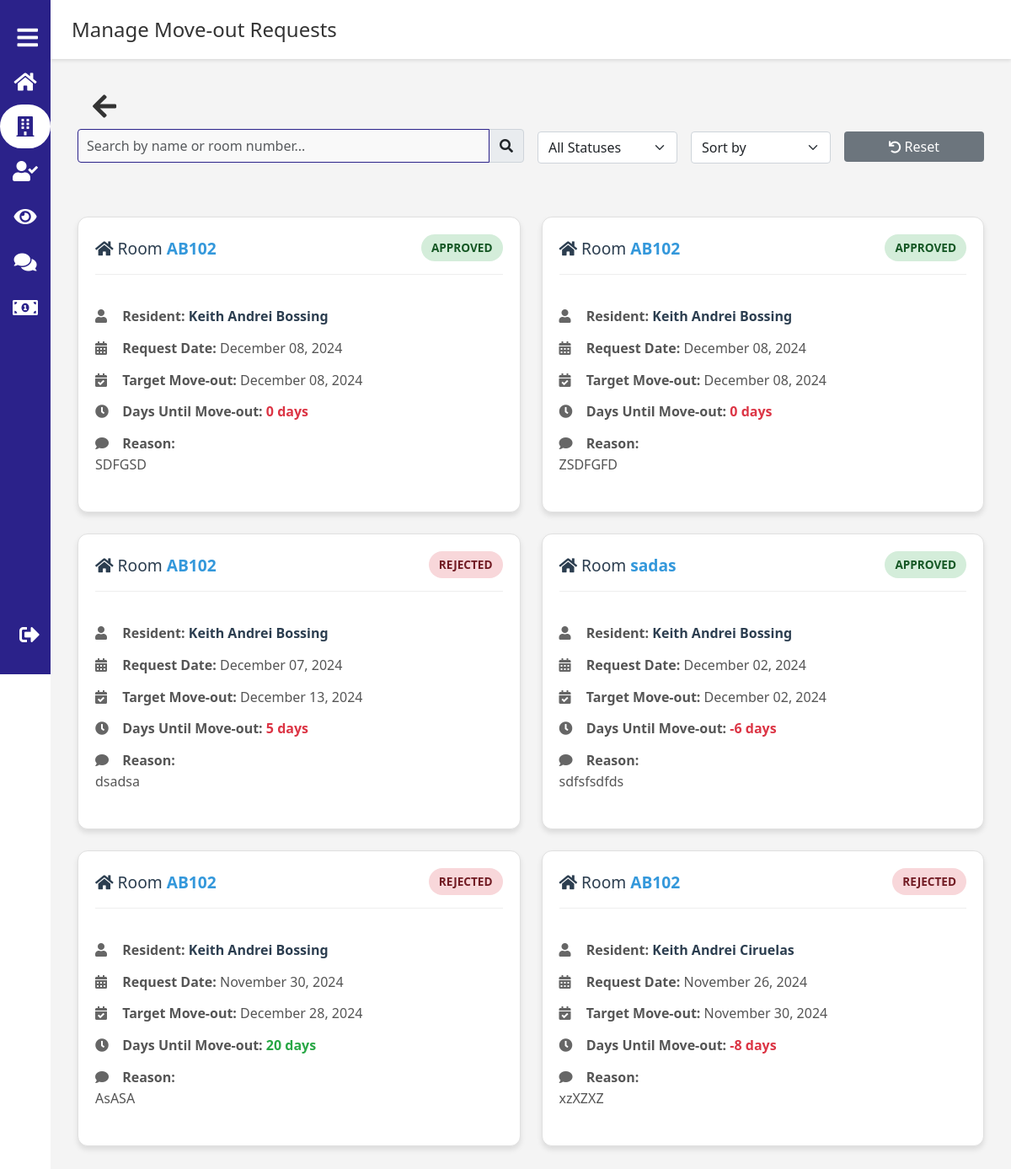
Screenshot of /ProjectSystem/Staff/manage_move_out.php with the database file from the repository.
### tables this page shows
CREATE TABLE `move_out_requests` (
  `request_id` int(11) NOT NULL,
  `user_id` int(11) NOT NULL,
  `room_id` int(11) NOT NULL,
  `reason` text NOT NULL,
  `target_date` date NOT NULL,
  `request_date` datetime NOT NULL,
  `status` enum('pending','approved','rejected') DEFAULT 'pending',
  `admin_remarks` text DEFAULT NULL,
  `processed_date` datetime DEFAULT NULL
);

CREATE TABLE `rooms` (
  `room_id` int(11) NOT NULL,
  `room_number` varchar(50) NOT NULL,
  `room_desc` varchar(255) DEFAULT NULL,
  `room_pic` varchar(255) DEFAULT NULL,
  `room_monthlyrent` decimal(10,2) NOT NULL,
  `capacity` int(11) NOT NULL,
  `status` enum('available','occupied','maintenance') DEFAULT 'available',
  `created_at` timestamp NOT NULL DEFAULT current_timestamp(),
  `archive_status` enum('active','archived') DEFAULT 'active'
);

CREATE TABLE `users` (
  `id` int(11) NOT NULL,
  `fname` varchar(50) NOT NULL,
  `lname` varchar(50) NOT NULL,
  `mi` char(50) DEFAULT NULL,
  `Suffix` varchar(255) DEFAULT NULL,
  `Birthdate` date DEFAULT NULL,
  `age` int(11) NOT NULL,
  `Address` varchar(255) DEFAULT NULL,
  `contact` varchar(15) NOT NULL,
  `sex` enum('Male','Female','Other') NOT NULL,
  `role` enum('General User','Staff') NOT NULL DEFAULT 'General User',
  `email` varchar(100) NOT NULL,
  `password` varchar(255) NOT NULL,
  `created_at` timestamp NOT NULL DEFAULT current_timestamp(),
  `login_time` timestamp NULL DEFAULT NULL,
  `logout_time` timestamp NULL DEFAULT NULL,
  `profile_pic` varchar(255) DEFAULT NULL,
  `status` enum('active','inactive') DEFAULT 'active'
);

### ProjectSystem/Staff/manage_move_out.php (the view, shortened to what this page needs)
<?php
include '../config/config.php';
$where_conditions = [];
$where_clause = !empty($where_conditions) ? " WHERE " . implode(" AND ", $where_conditions) : "";
$sort_column = isset($_GET['sort']) ? $_GET['sort'] : 'request_date';
$sort_order = isset($_GET['order']) ? $_GET['order'] : 'DESC';
$query = "SELECT mor.*,
          u.fname, u.lname,
          r.room_number,
          DATEDIFF(mor.target_date, CURDATE()) as days_until_moveout
          FROM move_out_requests mor
          JOIN users u ON mor.user_id = u.id
          JOIN rooms r ON mor.room_id = r.room_id
          $where_clause
          ORDER BY $sort_column $sort_order";
$stmt = $conn->prepare($query);
$stmt->execute();
$result = $stmt->get_result();
?>
<!DOCTYPE html>
<html lang="en">
<head>
    <link rel="stylesheet" href="../Admin/Css_Admin/style.css">
    <link rel="stylesheet" href="https://cdnjs.cloudflare.com/ajax/libs/font-awesome/5.15.4/css/all.min.css">
    <link href="https://cdn.jsdelivr.net/npm/bootstrap@5.3.0-alpha1/dist/css/bootstrap.min.css" rel="stylesheet">
</head>
<body>
<div class="sidebar" id="sidebar">
        <div class="menu" id="hamburgerMenu">
            <i class="fas fa-bars"></i>
        </div>
        <div class="sidebar-nav">
        <a href="user-dashboard.php" class="nav-link"><i class="fas fa-home"></i><span>Home</span></a>
        <a href="admin-room.php" class="nav-link active"><i class="fas fa-building"></i> <span>Room Management</span></a>
        <a href="admin-visitor_log.php" class="nav-link"><i class="fas fa-user-check"></i> <span>Visitor log</span></a>
        <a href="admin-monitoring.php" class="nav-link"><i class="fas fa-eye"></i> <span>Presence Monitoring</span></a>
        <a href="staff-chat.php" class="nav-link"><i class="fas fa-comments"></i> <span>Group Chat</span></a>
        <a href="rent_payment.php" class="nav-link"><i class="fas fa-money-bill-alt"></i> <span>Rent Payment</span></a>
        </div>
        <div class="logout">
        <a href="../config/user-logout.php" id="logoutLink">
            <i class="fas fa-sign-out-alt"></i> <span>Logout</span>
        </a>
        </div>
    </div>
    <div class="topbar">
        <h2>Manage Move-out Requests</h2>
    </div>
    <div class="main-content">
        <div class="container">
            <div class="back-button">
                <a href="admin-room.php" class="btn">
                    <i class="fas fa-arrow-left"></i>
                </a>
            </div>
            <div class="row mb-1">
                <div class="col-12 col-md-6 mt-2">
                    <form method="GET" action="" class="search-form">
                        <div class="input-group">
                            <input type="text" id="searchInput" name="search" class="form-control custom-input-small"
                                placeholder="Search by name or room number..."
                                value="<?php echo isset($_GET['search']) ? htmlspecialchars($_GET['search']) : ''; ?>">
                            <span class="input-group-text">
                                <i class="fas fa-search"></i>
                            </span>
                        </div>
                    </form>
                </div>
                <div class="col-6 col-md-2 mt-3">
                    <select name="status" class="form-select" onchange="this.form.submit()">
                        <option value="">All Statuses</option>
                    </select>
                </div>
                <div class="col-6 col-md-2 mt-3">
                    <select name="sort" class="form-select" onchange="applySorting(this)">
                        <option value="">Sort by</option>
                    </select>
                </div>
                <div class="col-6 col-md-2 mt-3">
                    <a href="manage_move_out.php" class="btn btn-secondary w-100">
                        <i class="fas fa-undo"></i> Reset
                    </a>
                </div>
            </div>
            <div class="requests-container">
                <?php while ($request = $result->fetch_assoc()): ?>
                    <div class="request-card <?php echo $request['status']; ?>">
                        <div class="request-header">
                            <h3><i class="fas fa-home"></i> Room <span class="room-number"><?php echo htmlspecialchars($request['room_number']); ?></span></h3>
                            <span class="status-badge <?php echo $request['status']; ?>">
                                <?php echo ucfirst($request['status']); ?>
                            </span>
                        </div>
                        <div class="request-details">
                            <p>
                                <i class="fas fa-user"></i>
                                <strong>Resident:</strong>
                                <span class="tenant-name"><?php echo htmlspecialchars($request['fname'] . ' ' . $request['lname']); ?></span>
                            </p>
                            <p>
                                <i class="fas fa-calendar-alt"></i>
                                <strong>Request Date:</strong>
                                <span class="request-date"><?php echo date('F d, Y', strtotime($request['request_date'])); ?></span>
                            </p>
                            <p>
                                <i class="fas fa-calendar-check"></i>
                                <strong>Target Move-out:</strong>
                                <span class="target-date"><?php echo date('F d, Y', strtotime($request['target_date'])); ?></span>
                            </p>
                            <p>
                                <i class="fas fa-clock"></i>
                                <strong>Days Until Move-out:</strong>
                                <span class="<?php
                                    if ($request['days_until_moveout'] <= 7) echo 'days-urgent';
                                    else if ($request['days_until_moveout'] <= 14) echo 'days-warning';
                                    else echo 'days-normal';
                                ?>">
                                    <?php echo $request['days_until_moveout']; ?> days
                                </span>
                            </p>
                            <p>
                                <i class="fas fa-comment"></i>
                                <strong>Reason:</strong><br>
                                <?php echo nl2br(htmlspecialchars($request['reason'])); ?>
                            </p>
                        </div>
                    </div>
                <?php endwhile; ?>
            </div>
        </div>
    </div>
</body>
</html>

### ProjectSystem/Admin/Css_Admin/style.css (style rules this page uses)
* { margin: 0; padding: 0; box-sizing: border-box; }
body { font-family: 'Arial', sans-serif; background-color: #f4f4f4; }
.sidebar { height: 100vh; width: 200px; position: fixed; left: 0; top: 0; background-color: #2B228A; display: flex; flex-direction: column; justify-content: space-between; padding-top: 20px; transition: all 0.3s ease; }
.sidebar-nav { display: flex; flex-direction: column; }
.sidebar a { color: white; padding: 15px; text-decoration: none; font-size: 16px; font-weight: 600; display: flex; align-items: center; transition: background-color 0.3s; }
.sidebar a.active { background-color: white; color:#2B228A; border: 2px solid rgb(255, 255, 255); border-radius: 30px; padding: 12px; }
.sidebar a i { margin-right: 10px; font-size: 20px; }
.sidebar.collapsed { width: 60px; transition: width 0.3s ease; }
.sidebar.collapsed a { justify-content: center; font-size: 0; }
.sidebar.collapsed a i { margin-right: 0; font-size: 24px; }
.menu { font-size: 28px; cursor: pointer; display: flex; align-items: center; height: 50px; color: white; margin-left: auto; padding-right: 15px; }
.topbar { position: fixed; left: 200px; top: 0; width: calc(100% - 200px); height: 70px; background-color: #ffffff; display: flex; justify-content: space-between; align-items: center; padding: 0 25px; box-shadow: 0 2px 4px rgba(0, 0, 0, 0.1); transition: all 0.3s ease; z-index: 1000; }
.sidebar.collapsed ~ .topbar { left: 60px; width: calc(100% - 60px); }
.sidebar.collapsed ~ .main-content { margin-left: 60px; }
.topbar h2 { font-size: 24px; color: #333; margin-bottom: 20px; margin-top: 20px; }
.logout { margin-top: auto; padding: 20px; background-color: #2B228A; }
.logout a { color: white; display: flex; align-items: center; font-weight: bold; font-size: 16px; }
.logout a i { margin-right: 10px; }
.main-content { position: relative; margin-left: 200px; padding: 20px; padding-top: 80px; background-color: #f4f4f4; min-height: calc(100vh - 70px); transition: all 0.3s ease; flex-direction: column; align-items: center; }
.sidebar.collapsed ~ .main-content { margin-left: 60px; width: calc(100% - 60px); }
input, select { width: 100%; padding: 8px; margin-bottom: 10px; border: 1px solid #ccc; border-radius: 4px; font-size: 14px; }
form { margin-bottom: 20px; margin-top: 5px; }
select { width: 150px; padding: 8px; font-size: 14px; border: 2px solid #ccc; border-radius: 4px; background-color: #f9f9f9; cursor: pointer; outline: none; transition: border-color 0.3s ease, background-color 0.3s ease; }
.sidebar a i { font-size: 24px; transition: color 0.3s ease; }
.form-control.custom-input-small { padding: 5px 10px; font-size: 16px; border-radius: 8px; border: 1px solid #2B228A; color: #2B228A; background-color: #f9f9f9; transition: border-color 0.3s ease, background-color 0.3s ease, box-shadow 0.3s ease; height: 40px; width: 200px; }

### rows the page displays
move_out_requests: room.room_number "AB102", status "APPROVED", user.lname "Keith Andrei Bossing", request_date "December 08, 2024", target_date "December 08, 2024", days_until_moveout "0", reason "SDFGSD"
move_out_requests: room.room_number "AB102", status "APPROVED", user.lname "Keith Andrei Bossing", request_date "December 08, 2024", target_date "December 08, 2024", days_until_moveout "0", reason "ZSDFGFD"
move_out_requests: room.room_number "AB102", status "REJECTED", user.lname "Keith Andrei Bossing", request_date "December 07, 2024", target_date "December 13, 2024", days_until_moveout "5", reason "dsadsa"
move_out_requests: room.room_number "sadas", status "APPROVED", user.lname "Keith Andrei Bossing", request_date "December 02, 2024", target_date "December 02, 2024", days_until_moveout "-6", reason "sdfsfsdfds"
move_out_requests: room.room_number "AB102", status "REJECTED", user.lname "Keith Andrei Bossing", request_date "November 30, 2024", target_date "December 28, 2024", days_until_moveout "20", reason "AsASA"
move_out_requests: room.room_number "AB102", status "REJECTED", user.lname "Keith Andrei Ciruelas", request_date "November 26, 2024", target_date "November 30, 2024", days_until_moveout "-8", reason "xzXZXZ"
